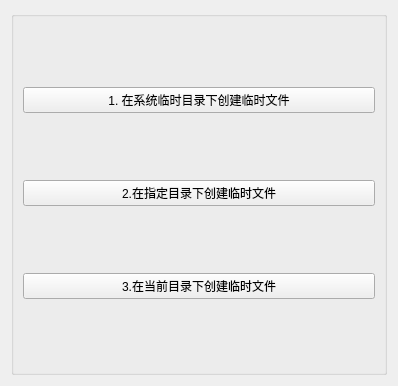
      <widget class="QWidget" name="pageTempFile">
       <property name="geometry">
        <rect>
         <x>0</x>
         <y>0</y>
         <width>398</width>
         <height>386</height>
        </rect>
       </property>
       <attribute name="icon">
        <iconset resource="res.qrc">
         <normaloff>:/images/images/174.JPG</normaloff>:/images/images/174.JPG</iconset>
       </attribute>
       <attribute name="label">
        <string>QTemporaryFile类</string>
       </attribute>
       <layout class="QVBoxLayout" name="verticalLayout_11">
        <item>
         <widget class="QGroupBox" name="groupBox_12">
          <property name="title">
           <string/>
          </property>
          <layout class="QVBoxLayout" name="verticalLayout_12">
           <item>
            <widget class="QPushButton" name="pushButton_25">
             <property name="minimumSize">
              <size>
               <width>0</width>
               <height>25</height>
              </size>
             </property>
             <property name="toolTip">
              <string>在QDir::tempPath()返回的系统临时目录下创建临时文件</string>
             </property>
             <property name="text">
              <string>1. 在系统临时目录下创建临时文件</string>
             </property>
            </widget>
           </item>
           <item>
            <widget class="QPushButton" name="pushButton_69">
             <property name="toolTip">
              <string>在指定目录下创建临时文件</string>
             </property>
             <property name="text">
              <string>2.在指定目录下创建临时文件</string>
             </property>
            </widget>
           </item>
           <item>
            <widget class="QPushButton" name="pushButton_70">
             <property name="toolTip">
              <string>在QDir::currentPath()表示的当前目录下创建临时文件</string>
             </property>
             <property name="text">
              <string>3.在当前目录下创建临时文件</string>
             </property>
            </widget>
           </item>
          </layout>
         </widget>
        </item>
       </layout>
      </widget>
